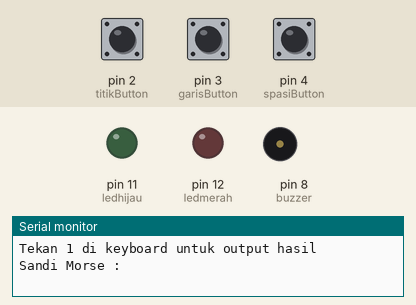
A sketch run on a simulated Arduino Uno, built with avr-gcc and run on an emulated ATmega328P. Shown: output pins drawn as LEDs (lit = HIGH), buzzer (waves = sounding, pin HIGH), the last lines printed to the serial monitor. The inputs (shaded band) are chosen by the test bench; at power-on: pin 2 (titikButton) LOW, pin 3 (garisButton) LOW, pin 4 (spasiButton) LOW.

Above: at 1.2 s.
1.3 s: pin 2 (titikButton) pulled HIGH for 0.15 s
At 1.4 s:
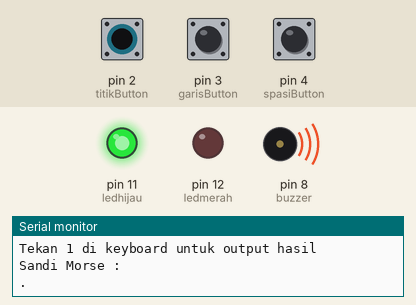
3.0 s: pin 3 (garisButton) pulled HIGH for 0.15 s
At 3.4 s:
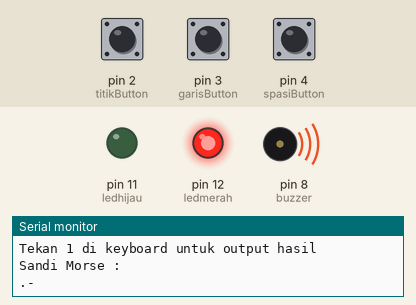
Timing chart, 0 to 6.0 s (numbered marks = the images above; inputs shaded):
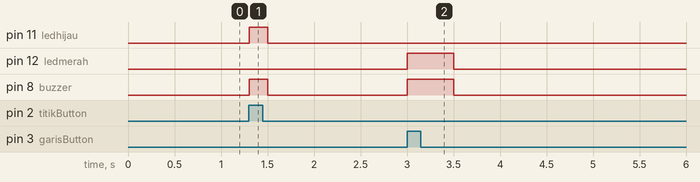

Measured:
- after the input at 1.3 s, pin 11 (ledhijau), pin 8 (buzzer): LOW → HIGH at once, → LOW 0.20 s later
- after the input at 3.0 s, pin 12 (ledmerah), pin 8 (buzzer): LOW → HIGH at once, → LOW 0.50 s later

The sketch:

UpdateFitur.ino
```cpp
int ledhijau = 11;     //pin lampu
int ledmerah = 12;
int titikButton = 2;   //titik button
int garisButton = 3;   //garis button
int spasiButton = 4;
int buzzer = 8;

int karakterascii = 0; //karakter
int mulaiposisi = 0,
    akhirposisi = 0; //mulai posisi - akhir posisi
int mulaiposisi1 = 0,
    akhirposisi1 = 0; //mulai posisi1 - akhir posisi1
int bagiangarisButton = 0; //status garis button
int bagiantitikButton = 0; //status titik button
int bagianspasiButton = 0;

#define karakter 44 //array dari ascii untuk morse code karakter
String sandimorse = ""; //sandi morse
String karaktersandi = "";
String text = "";
String hasilTerjemahan = ""; // Menyimpan hasil terjemahan

String data[karakter] = {
  "/",       //47
  "-----",   //48 - 0
  ".----",   //49 - 1
  "..---",   //50 - 2
  "...--",   //51 - 3
  "....-",   //52 - 4
  ".....",   //53 - 5
  "-....",   //54 - 6
  "--...",   //55 - 7
  "---..",   //56 - 8
  "----.",   //57 - 9
  "---...",  //58 - :
  "-.-.-.",  //59 - ;
  "",        //60 - <
  "-...-",   //61 - =
  "",        //62 - >
  "..--..",  //63 - ?
  ".--.-.",  //64 - @
  ".-",      //65 - A
  "-...",    //66 - B
  "-.-.",    //67 - C
  "-..",     //68 - D
  ".",       //69 - E
  "..-.",    //70 - F
  "--.",     //71 - G
  "....",    //72 - H
  "..",      //73 - I
  ".---",    //74 - J
  "-.-",     //75 - K
  ".-..",    //76 - L
  "--",      //77 - M
  "-.",      //78 - N
  "---",     //79 - O
  ".--.",    //80 - P
  "--.-",    //81 - Q
  ".-.",     //82 - R
  "...",     //83 - S
  "-",       //84 - T
  "..-",     //85 - U
  "...-",    //86 - V
  ".--",     //87 - W
  "-..-",    //88 - X
  "-.--",    //89 - Y
  "--.."     //90 - Z
};

bool translateMode = false; // Mode terjemahan, awalnya false (Morse ke teks)

void setup()
{
  pinMode(ledhijau, OUTPUT);
  pinMode(ledmerah, OUTPUT);
  pinMode(titikButton, INPUT);
  pinMode(garisButton, INPUT);
  pinMode(buzzer, OUTPUT);
  Serial.begin(9600);

  Serial.println("Tekan 1 di keyboard untuk output hasil");
  Serial.println("Sandi Morse : ");
}

void hijau()
{
  digitalWrite(ledhijau, HIGH);
}

void merah()
{
  digitalWrite(ledmerah, HIGH);
}

void suara()
{
  digitalWrite(buzzer, HIGH);
}

void mati()
{
  digitalWrite(ledhijau, LOW);
  digitalWrite(ledmerah, LOW);
  digitalWrite(buzzer, LOW);
}

//proses pada hardware
void proses()
{
  bagiantitikButton = digitalRead(titikButton);
  bagiangarisButton = digitalRead(garisButton);
  bagianspasiButton = digitalRead(spasiButton);

  if (bagiangarisButton == HIGH)
  {
    merah();
    suara();
    sandimorse = sandimorse + ("-");
    Serial.print("-");
    delay(500);
  }
  else if (bagiantitikButton == HIGH)
  {
    hijau();
    suara();
    sandimorse = sandimorse + (".");
    Serial.print(".");
    delay(200);
  }
  else if (bagianspasiButton == HIGH)
  {
    sandimorse = sandimorse + ("/");
    Serial.print("/");
    delay(200);
  }
  else
  {
    mati();
    delay(50);
  }
}

char konvmenjadikarakter(String karaktersandi)
{
  for (int i = 0; i < karakter; i++)
  {
    if (karaktersandi == data[i])
    {
      karakterascii = i + 47;
      return (char)karakterascii;
    }
  }
  return '\0'; // Mengembalikan karakter null jika tidak ada sandi Morse yang cocok
}

void mengeksposdata(String data)
{
  data.concat('/');

  akhirposisi = data.indexOf('/');

  while (akhirposisi < data.length())
  {
    char result = konvmenjadikarakter(data.substring(mulaiposisi, akhirposisi));
    if (result != '\0') {
      text.concat(result);
    } else {
      Serial.println("\nSandi Morse salah. Ulangi lagi.");
      return;
    }

    mulaiposisi = akhirposisi + 1;

    if (mulaiposisi == data.length())
    {
      break;
    }
    akhirposisi = data.indexOf('/', mulaiposisi);
  }

  hasilTerjemahan += text + " ";
  Serial.println(text);
  mulaiposisi = 0;
  akhirposisi = 0;
  text = "";
}

void loop()
{
  while (Serial.available() > 0)
  {
    int ascii = Serial.read();

    switch (ascii)
    {
      case 49:
        Serial.print("\n");
        sandimorse = sandimorse + ("#");
        Serial.print("\nTerjemahan Sandi Morse: ");

        akhirposisi1 = sandimorse.indexOf('#');

        while (akhirposisi1 < sandimorse.length())
        {
          mengeksposdata(sandimorse.substring(mulaiposisi1, akhirposisi1));
          mulaiposisi1 = akhirposisi1 + 1;

          if (mulaiposisi1 == sandimorse.length())
          {
            break;
          }
          akhirposisi1 = sandimorse.indexOf('#', mulaiposisi1);
        }

        mulaiposisi1 = 0;
        akhirposisi1 = 0;
        text = "";
        sandimorse = "";
        Serial.println("\n");
        Serial.println("Tekan 1 di keyboard untuk output hasil");
        Serial.println("Sandi Morse : ");
        break;

      default:
        sandimorse += ascii;
        Serial.print((char)ascii);
        break;
    }
  }
  proses();
}
```
